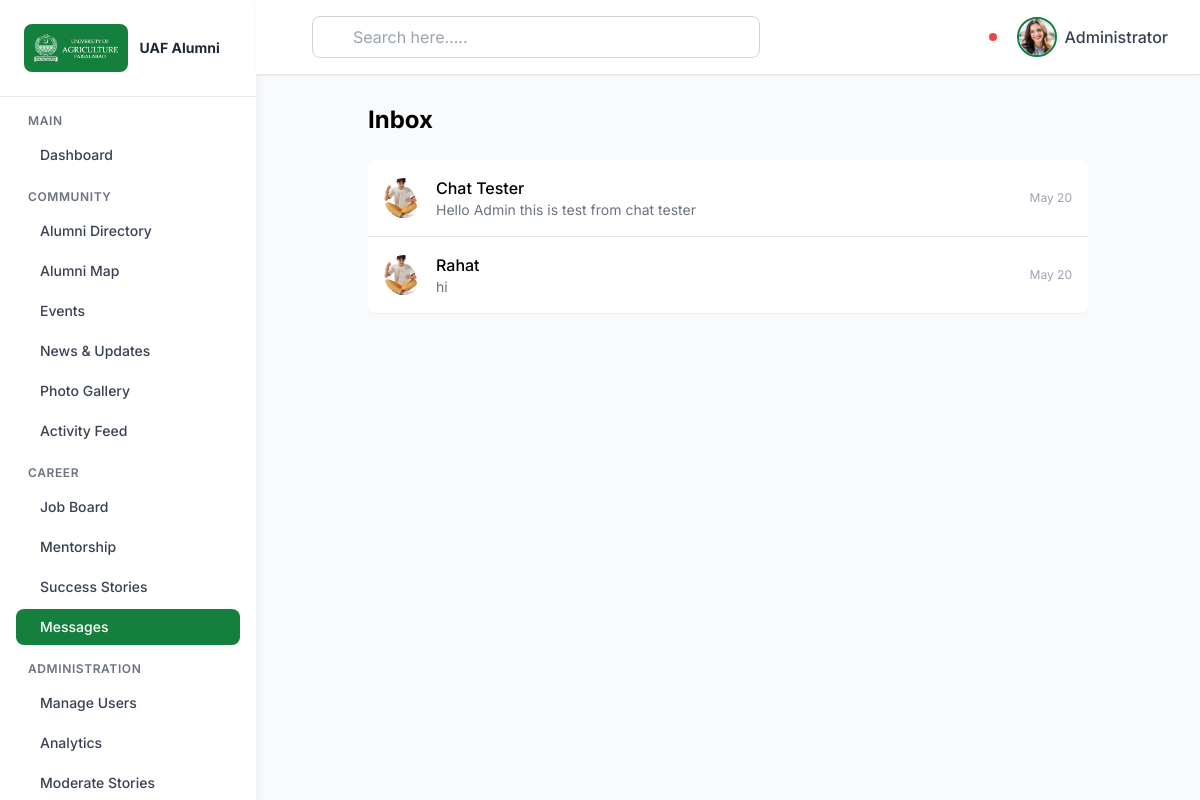
Screenshot of /admin/index.php?action=messages (signed in) with the database file from the repository.
### tables this page shows
CREATE TABLE `messages` (
  `message_id` int(11) NOT NULL,
  `sender_id` int(11) NOT NULL,
  `receiver_id` int(11) NOT NULL,
  `body` text NOT NULL,
  `is_read` tinyint(1) DEFAULT 0,
  `created_at` datetime NOT NULL DEFAULT current_timestamp()
);

### admin/controllers/MessageController.php (called while the page is built, shortened)
<?php
require_once __DIR__ . '/../includes/helpers.php';
require_once __DIR__ . '/../models/Message.php';
class MessageController {
    private $model;
    public function __construct() { $this->model = new Message(); }
    public function inbox() {
        $threads = $this->model->getInbox($_SESSION['user_id']);
        require __DIR__ . '/../views/messages/inbox.php';
    }
}

### admin/models/Message.php (called while the page is built, shortened)
<?php
require_once __DIR__ . '/../config/database.php';
class Message {
    private $conn;
    public function __construct() {
        $db = new Database();
        $this->conn = $db->getConnection();
    }
    public function getInbox($userId) {
        $sql = "SELECT m.*,
                       COALESCE(a.name, ad.name, u.email) AS partner_name,
                       a.profile_picture,
                       u.role AS partner_role,
                       CASE WHEN m.sender_id = ? THEN m.receiver_id ELSE m.sender_id END AS partner_id
                FROM messages m
                LEFT JOIN users u ON u.user_id = CASE WHEN m.sender_id = ? THEN m.receiver_id ELSE m.sender_id END
                LEFT JOIN alumni a ON a.user_id = u.user_id
                LEFT JOIN admin ad ON ad.user_id = u.user_id
                WHERE m.message_id IN (
                    SELECT MAX(message_id) FROM messages
                    WHERE sender_id=? OR receiver_id=?
                    GROUP BY LEAST(sender_id, receiver_id), GREATEST(sender_id, receiver_id)
                )
                ORDER BY m.created_at DESC";
        $stmt = $this->conn->prepare($sql);
        $stmt->execute([$userId, $userId, $userId, $userId]);
        return $stmt->fetchAll();
    }
}

### admin/config/database.php (called while the page is built, shortened)
<?php
class Database {
    private $host = 'localhost';
    private $db_name = 'alumni_portal';
    private $username = 'root';
    private $password = '';
    public function getConnection() {
        $this->conn = null;
        try {
            $this->conn = new PDO(
                "mysql:host=" . $this->host . ";dbname=" . $this->db_name . ";charset=utf8mb4",
                $this->username,
                $this->password,
                [
                    PDO::ATTR_ERRMODE => PDO::ERRMODE_EXCEPTION,
                    PDO::ATTR_DEFAULT_FETCH_MODE => PDO::FETCH_ASSOC,
                    PDO::ATTR_EMULATE_PREPARES => false
                ]
            );
        } catch(PDOException $exception) {
            error_log("Connection error: " . $exception->getMessage());
        }
        return $this->conn;
    }
}

### admin/includes/helpers.php (called while the page is built, shortened)
<?php
function e($str) {
    return htmlspecialchars($str ?? '', ENT_QUOTES, 'UTF-8');
}

### admin/views/messages/inbox.php (the view, shortened to what this page needs)
<!DOCTYPE html>
<html lang="en">
<?php include __DIR__ . '/../shared/head.php'; ?>
<body class="bg-gray-50">
<?php include __DIR__ . '/../shared/sidebar.php'; ?>
<?php include __DIR__ . '/../shared/header.php'; ?>
<main class="lg:ml-64 pt-20 min-h-screen">
    <div class="p-6 max-w-3xl mx-auto">
        <h1 class="text-2xl font-bold mb-6">Inbox</h1>
        <div class="bg-white rounded-lg shadow-sm divide-y">
            <?php foreach ($threads as $t): ?>
                <a href="index.php?action=conversation&with=<?= $t['partner_id'] ?>" class="flex items-center space-x-3 p-4 hover:bg-gray-50">
                    <?php $pic = !empty($t['profile_picture']) ? $t['profile_picture'] : 'assets/images/avatar-with-laptop.png'; ?>
                    <img src="<?= e($pic) ?>" class="w-10 h-10 rounded-full object-cover">
                    <div class="flex-1 min-w-0">
                        <p class="font-medium truncate"><?= e($t['partner_name'] ?: 'Alumni') ?></p>
                        <p class="text-sm text-gray-500 truncate"><?= e($t['body']) ?></p>
                    </div>
                    <p class="text-xs text-gray-400"><?= date('M d', strtotime($t['created_at'])) ?></p>
                </a>
            <?php endforeach; ?>
        </div>
    </div>
</main>
</body>
</html>

### admin/views/shared/head.php (style rules this page uses)
:root { --primary-green: #1a5f3f; --primary-green-dark: #0f4a2f; --primary-green-light: #2d7a5a; }
body { font-family: 'Inter', sans-serif; }

### rows the page displays
messages: partner_name "Chat Tester", body "Hello Admin this is test from chat tester", created_at "May 20"
messages: partner_name "Rahat", body "hi", created_at "May 20"

### other values shown
$_SESSION['name'] "Administrator"
